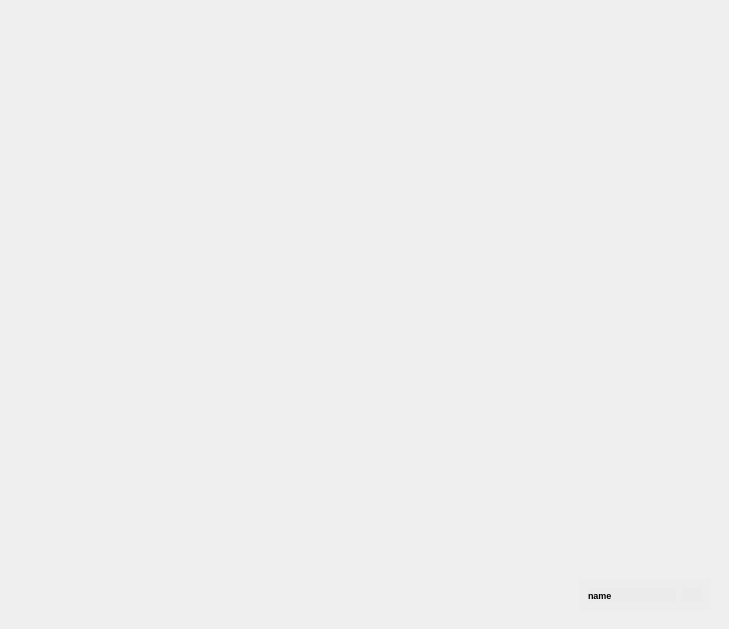
                  <widget class="QWidget" name="page">
                   <property name="layoutDirection">
                    <enum>Qt::LeftToRight</enum>
                   </property>
                   <widget class="QFrame" name="PlaylistTemplate_2">
                    <property name="geometry">
                     <rect>
                      <x>570</x>
                      <y>470</y>
                      <width>150</width>
                      <height>150</height>
                     </rect>
                    </property>
                    <property name="maximumSize">
                     <size>
                      <width>150</width>
                      <height>150</height>
                     </size>
                    </property>
                    <property name="styleSheet">
                     <string notr="true">
#PlaylistTemplate {
  background-color: rgb(39, 44, 54);
  border-radius: 15px;
  border-image: url(:/16x16/icons/gplay_no-image.svg) 0 0 0 0 stretch stretch;
  background-repeat: no-reperat;
  border: none;
}
</string>
                    </property>
                    <layout class="QVBoxLayout" name="verticalLayout_14">
                     <item>
                      <widget class="QPushButton" name="thumb_2">
                       <property name="sizePolicy">
                        <sizepolicy hsizetype="Expanding" vsizetype="Expanding">
                         <horstretch>0</horstretch>
                         <verstretch>0</verstretch>
                        </sizepolicy>
                       </property>
                       <property name="styleSheet">
                        <string notr="true">QPushButton {
	border: none;
	background-color: rgba(27, 29, 35,0);
}</string>
                       </property>
                       <property name="text">
                        <string/>
                       </property>
                      </widget>
                     </item>
                     <item>
                      <widget class="QFrame" name="options_2">
                       <property name="styleSheet">
                        <string notr="true">
background-color: rgba(0, 0, 0, 2);</string>
                       </property>
                       <layout class="QHBoxLayout" name="optionLayout_2">
                        <item>
                         <widget class="QLabel" name="plname_2">
                          <property name="font">
                           <font>
                            <pointsize>7</pointsize>
                            <weight>75</weight>
                            <bold>true</bold>
                           </font>
                          </property>
                          <property name="text">
                           <string>name</string>
                          </property>
                          <property name="textFormat">
                           <enum>Qt::AutoText</enum>
                          </property>
                          <property name="scaledContents">
                           <bool>false</bool>
                          </property>
                          <property name="margin">
                           <number>0</number>
                          </property>
                          <property name="indent">
                           <number>-1</number>
                          </property>
                         </widget>
                        </item>
                        <item>
                         <widget class="QPushButton" name="modifyPlaylist_2">
                          <property name="maximumSize">
                           <size>
                            <width>20</width>
                            <height>16777215</height>
                           </size>
                          </property>
                          <property name="styleSheet">
                           <string notr="true">QPushButton {
	background-position: center;
	background-repeat: no-reperat;
	border: none;
	background-image: url(:/16x16/icons/16x16/cil-transfer.png);
}
QPushButton:hover {
	background-color: rgb(33, 37, 43);
}
QPushButton:pressed {	
	background-color: rgb(85, 170, 255);
}</string>
                          </property>
                          <property name="text">
                           <string/>
                          </property>
                         </widget>
                        </item>
                       </layout>
                      </widget>
                     </item>
                    </layout>
                   </widget>
                  </widget>
